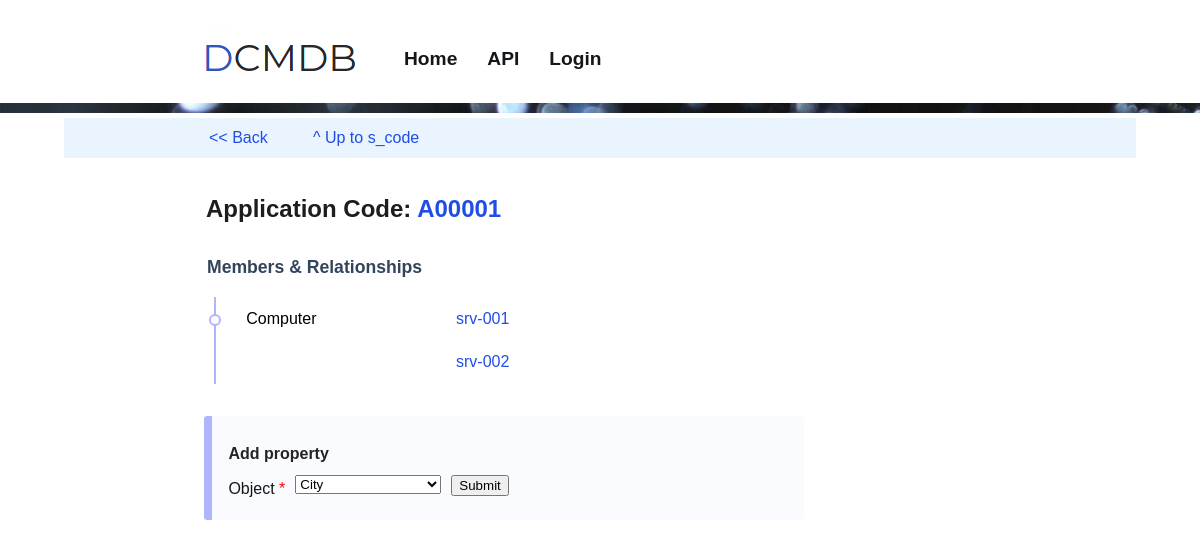
The page /ui/api/v1/class/s_code/A00001 on the database its author committed.
### tables this page shows
CREATE TABLE classes (id integer primary key autoincrement, handle text UNIQUE, name text, type text, description text, appended integer, unit text, value_prefix, value_limit text, applies_to text, accepts text);

CREATE TABLE records (id integer primary key autoincrement, class_id int, handle text, label text, value text, target_id int, alias_src_id int, alias_dst_id int);

### frontend/api_v1.py (the view)
@api.route('/ui/api/v1/class/<class_handle>/<record_handle>', methods=['GET', 'POST'])
@api.route('/ui/api/v1/class/<class_handle>/<record_handle>/', methods=['GET', 'POST'])
def route_record_handle(class_handle, record_handle):
    rec_id = index.backend.get_record_id(class_handle, record_handle)
    print("----- " + class_handle + " " + record_handle)
    return render_record_details(rec_id)

### frontend/forms.py
class AddPropertyForm_choose_class(FlaskForm):
    class_handle   = SelectField('Object', validators=[Optional()])
    submit1        = SubmitField('Submit')

class AddPropertyForm_choose_record(FlaskForm):
    class_handle   = StringField('Class',validators=[InputRequired()])
    record_handle  = SelectField('Record', validators=[InputRequired()])
    submit2        = SubmitField('Submit')

### backend/app.py (called while the page is built)
    def get_record_class(self, class_id):
        query = "SELECT * FROM classes WHERE id = {}".format(class_id)
        row = self.db.fetch_one(query)
        if row is None or row is False:
            return False
        return RecordClass(self, class_id)

    def get_all_record_classes(self):
        query = "SELECT * FROM classes"
        return self.get_object_list(query, RecordClass)

    def get_record(self, record_id):
        query = "SELECT * FROM records WHERE id = {}".format(record_id)
        row = self.db.fetch_one(query)
        if row is None or row is False:
            return False
        return Record(self, record_id)

    def get_record_class_id(self, class_handle):
        query = "SELECT id FROM classes WHERE handle = '{}';".format(class_handle)
        row = self.db.fetch_one(query)
        if row:
            return row[0]
        return False

    def get_record_id(self, class_handle, record_handle):
        class_id = self.get_record_class_id(class_handle)
        query = "SELECT id FROM records WHERE handle = '{}' AND class_id = {};" \
                .format(record_handle, class_id)
        row = self.db.fetch_one(query)
        if row:
            return row[0]
        return False

    def get_object_list(self, query, ObjectClass):
        query_result = self.db.fetch_all(query)
        object_list = []
        for row in query_result:
            obj_id = row[0]
            obj = ObjectClass(self, obj_id)
            object_list.append(obj)
        return object_list

    def csl_to_list(self, csl):
        l = csl.split(", ")
        return list(filter(None, l))

### backend/application/sqlite_engine.py (called while the page is built)
    def connect(self):
        if self.connection == False:
            self.connection = sqlite3.connect(self.url)
            self.cursor = self.connection.cursor()

    def commit(self):
        self.connection.commit()

    def close_connection(self):
        self.connection.close()
        self.connection = False

### backend/classes/record.py (called while the page is built)
    @property
    def type(self):
        return self.class_type

    @property
    def table(self):
        self.get_property_table()
        return self.property_table

### frontend/templates/api_v1_record_details.html (shortened to what this page needs)
{% extends "base.html" %}
{% from 'common.html' import api_nav %}
{% from 'common.html' import input as input %}
{% block extra_css %}
		<link rel="stylesheet" href="/static/dist/css/forms.css" />
{% endblock %}
{% block content %}
<article style="max-width:100vw;" class="flat-article">
	{{ api_nav(g) }}
</article>
<article class="flat-article">
	<h1> {{ g.record.class_name }}:  <a href="/ui/api/v1/{{ g.record.url }}">{{ g.title }}</a></h1>
</article>
<article>
<table>
	<table class="tablelist">
		{% if g.record.member_list %}
			<tr><td colspan="3"><h2>Members & Relationships</h2></td></tr>
			{% for group in g.record.member_list %}
				{% set rc = group[1][0].record_class %}
				<tr>
					<td class="bullet" valign="top" rowspan="{{ group[1]|length + 1 }}">
						{% if rc.type == 'alias' %}
								<a style="color:black;" href="/ui/api/v1/{{ rc.url }}">
								{{ rc.name }} of
								</a>
						{% else %}
							<a style="color:black;" href="/ui/api/v1/{{ rc.url }}">
								{{ rc.name }}
							</a>
						{% endif %}
					</td>
				</tr>
				{% for obj in group[1] %}
					<tr>
						{% if obj.class_type == 'alias' %}
							<td colspan="2">
								<em>{{ obj.alias_dst.record_class.name }}</em>
								<a href="/ui/api/v1/{{ obj.alias_dst.url }}">
									{{ obj.alias_dst.label }}
								</a>
							</td>
						{% else %}
							<td colspan="2">
								<a href="/ui/api/v1/{{ obj.url }}">
									{{ obj.label }}
								</a>
							</td>
						{% endif %}
					</tr>
				{% endfor %}
			{% endfor %}
		{% endif %}
	</table>
</article>
<div id="nav-inpage" class="dark">
		{% if g.form == 'choose_class' %}
		<form method="POST" class="flat">
		<h4> Add property</h4>
		{{ input(form.class_handle,5,True) }}
		{{ form.submit1 }}
		</form>
		{% endif %}
</div>
{% endblock %}

### rows shown on the page
classes: record.class_name "Application Code"
records: title "A00001"
classes: name "Computer"
records: label "srv-001"
records: label "srv-002"

### other values the page prints
{{ g.parent_page_link_name }} "^ Up to s_code"
{{ field.label }} "Object"
